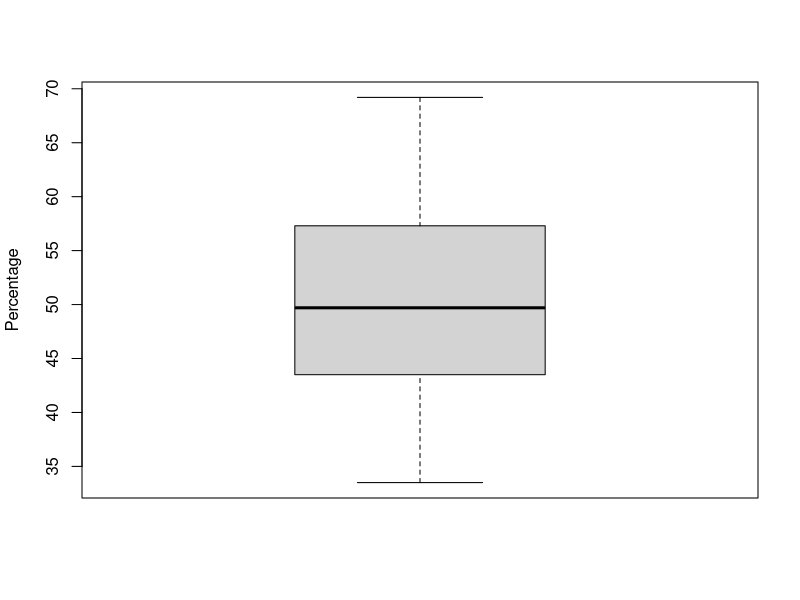
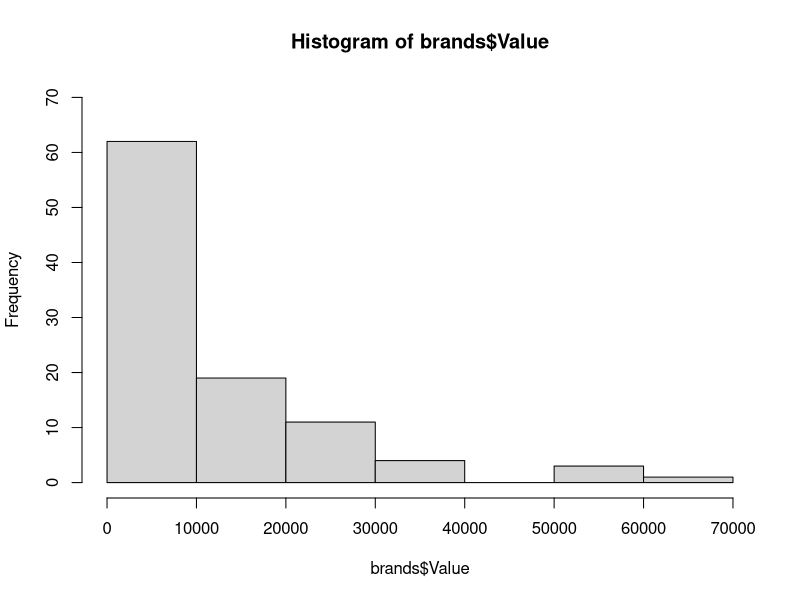
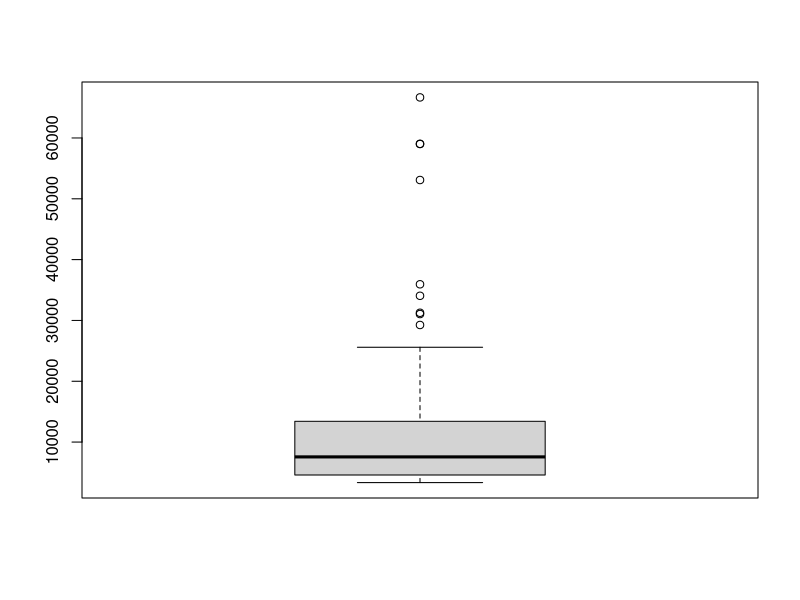
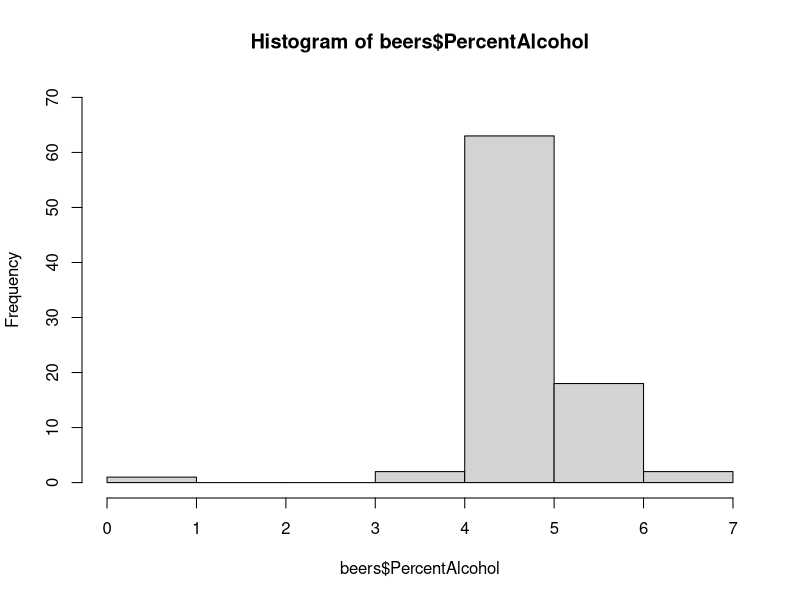
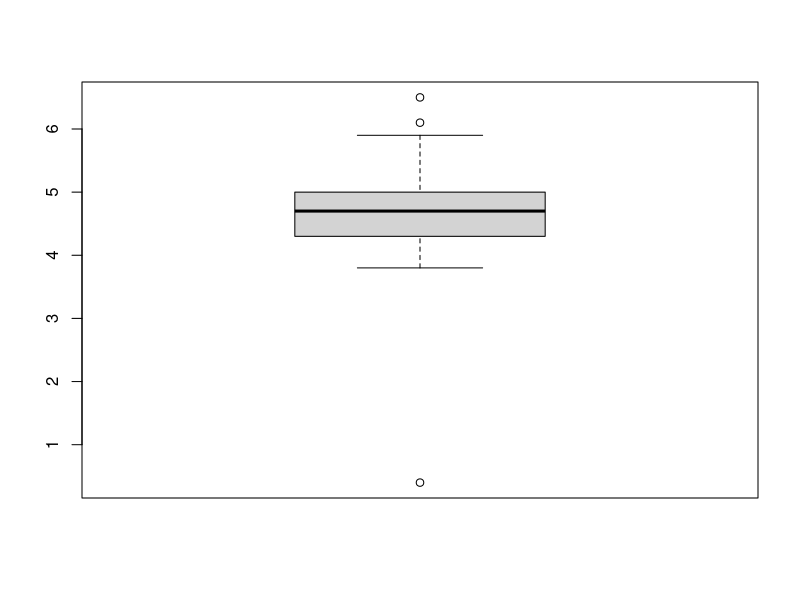
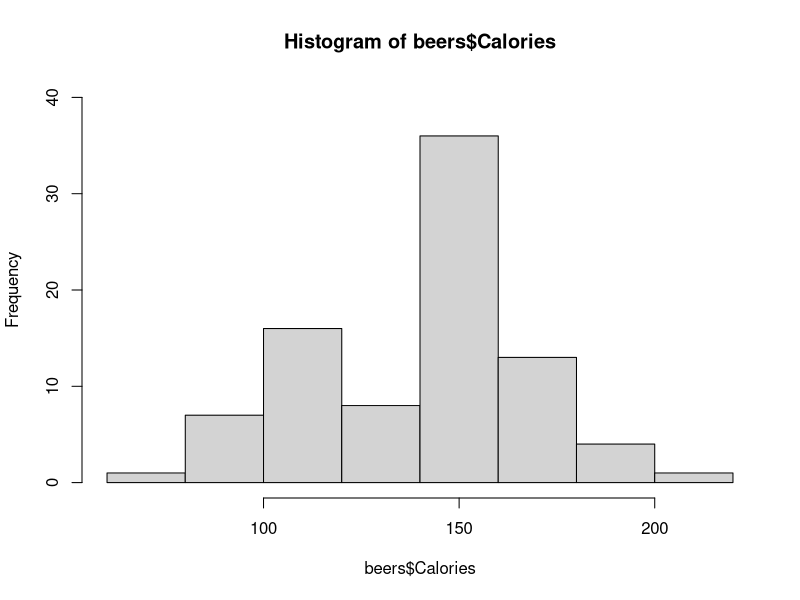
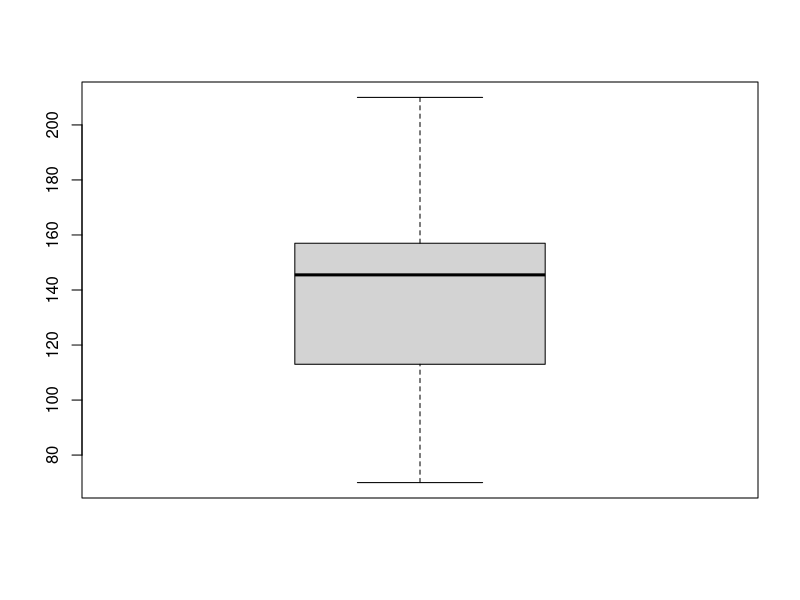
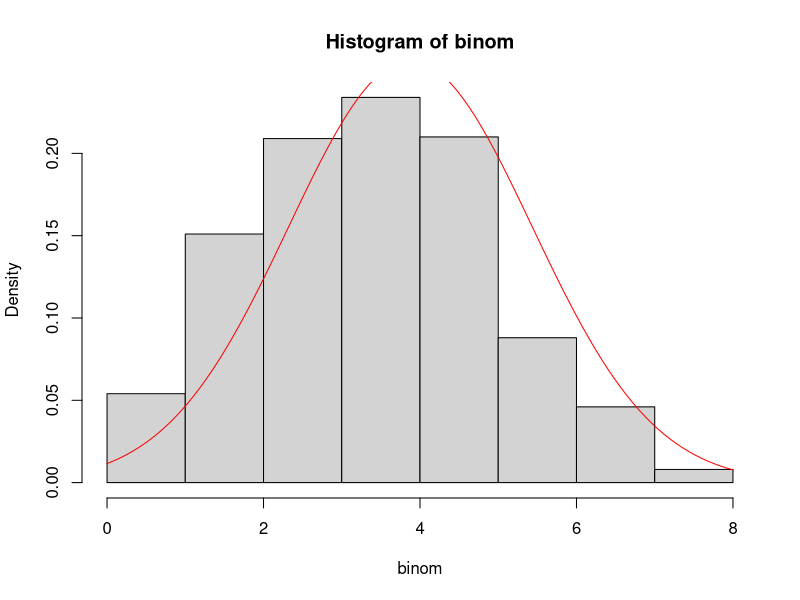

Here is the R script that generated these plots, in order:
# Title     : TODO
# Objective : TODO
# Created by: dlqkhang8
# Created on: 10/7/20

library("readxl")
algorithm_type <- 6

IQR.outliers <- function(x) {
  if (any(is.na(x)))
    stop("x is missing values")
  if (!is.numeric(x))
    stop("x is not numeric")
  Q3 <- quantile(x, 0.75, type = algorithm_type)
  Q1 <- quantile(x, 0.25, type = algorithm_type)
  IQR <- (Q3 - Q1)
  left <- (Q1 - (1.5 * IQR))
  right <- (Q3 + (1.5 * IQR))
  c(x[x < left], x[x > right])
}

# Smolts
data <- read_excel("DATA WEEK 3/DATA WEEK 3/smolts.xlsx")
sd(data$Percent)
quantile(data$Percent, type = algorithm_type)
mean(data$Percent)
IQR(data$Percent, type = algorithm_type)
IQR.outliers(data$Percent)
boxplot(data, ylab = "Percentage", range = 0)
stem(data$Percent)

# Brands
brands <- read_excel("DATA WEEK 3/DATA WEEK 3/brands.xls")
hist(brands$Value, ylim = c(0, 70))
sd(brands$Value)
quantile(brands$Value, type = algorithm_type)
mean(brands$Value)
IQR(brands$Value, type = algorithm_type)
boxplot(brands$Value)

# Beers
beers <- read_excel("DATA WEEK 3/DATA WEEK 3/beer.xls")
hist(beers$PercentAlcohol, ylim = c(0, 70))
boxplot(beers$PercentAlcohol)

hist(beers$Calories, ylim = c(0, 40))
boxplot(beers$Calories)

binom <- rbinom(1000, 10, 0.4)
hist(binom, freq = FALSE)
curve(dnorm(x, mean = mean(binom), sd = sd(binom)), add = TRUE, col = "red")